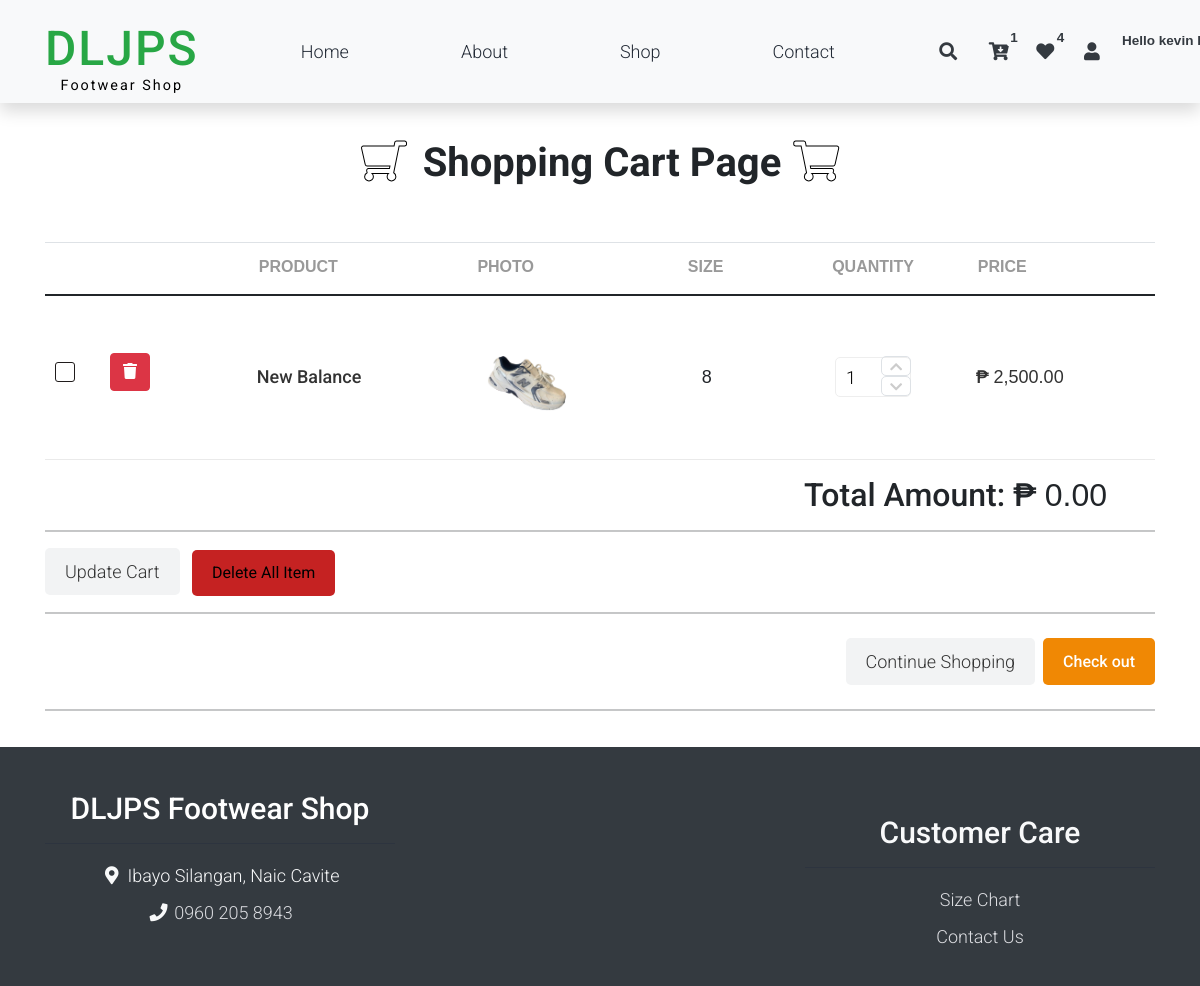
/addToCardPage.php (signed in), run on an earlier commit of the app's database.
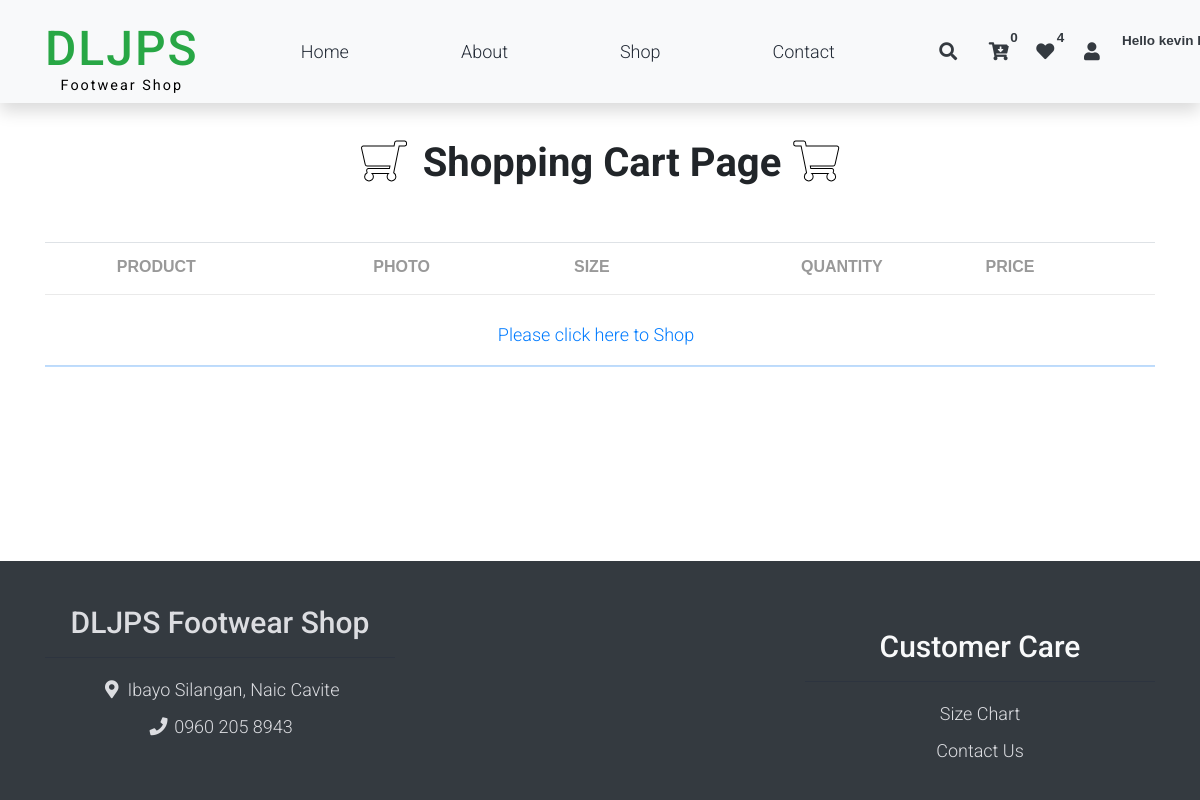
And on a later commit of the database.
### tables this page shows
CREATE TABLE `cart` (
  `id` int(11) NOT NULL,
  `user_id` int(11) NOT NULL,
  `product_id` int(11) NOT NULL,
  `quantity_cart` int(11) NOT NULL DEFAULT 1,
  `size` int(11) NOT NULL
);

CREATE TABLE `shoeproduct` (
  `id` int(11) NOT NULL,
  `product_name` varchar(50) NOT NULL,
  `product_description` text NOT NULL,
  `product_img_name` varchar(255) NOT NULL,
  `brand` mediumint(50) NOT NULL,
  `Category` mediumint(50) NOT NULL,
  `product_color` mediumint(50) NOT NULL,
  `qty` mediumint(100) NOT NULL,
  `price` double NOT NULL,
  `created_at` date NOT NULL DEFAULT current_timestamp()
);

CREATE TABLE `sizes` (
  `id` int(11) NOT NULL,
  `size` int(11) NOT NULL
);

### includes/login_model.inc.php (called while the page is built, shortened)
<?php
function get_user_topbar(object $pdo ,string $user_id){
    $query = "SELECT * FROM users WHERE id = :user_id;";
    $stmt = $pdo->prepare($query);
    $stmt->bindParam(":user_id", $user_id);
    $stmt->execute();
    $result = $stmt->fetch(PDO::FETCH_ASSOC);
    return $result;
}
function get_wishlist_count(object $pdo ,string $user_id){
    $query = "SELECT count(*) as wishcount FROM wishlist WHERE userid = :user_id;";
    $stmt = $pdo->prepare($query);
    $stmt->bindParam(":user_id", $user_id);
    $stmt->execute();
    $result = $stmt->fetch(PDO::FETCH_ASSOC);
    return $result;
}
function get_cart_count(object $pdo ,string $user_id){
    $query = "SELECT count(*) as cartcount FROM cart WHERE user_id = :user_id;";
    $stmt = $pdo->prepare($query);
    $stmt->bindParam(":user_id", $user_id);
    $stmt->execute();
    $result = $stmt->fetch(PDO::FETCH_ASSOC);
    return $result;
}

### includes/cart_model.inc.php (called while the page is built, shortened)
<?php
function get_user_cart(object $pdo ,string $user_id){
    $query = "SELECT *,sizes.id as size_id FROM cart INNER JOIN shoeproduct on cart.product_id = shoeproduct.id right join brand on shoeproduct.brand = brand.id right join category on shoeproduct.Category = category.id right join color on shoeproduct.product_color = color.id right join sizes on cart.size = sizes.size WHERE user_id = :user_id;";
    $stmt = $pdo->prepare($query);
    $stmt->bindParam(":user_id", $user_id);
    $stmt->execute();
    $result = $stmt->fetchAll(PDO::FETCH_ASSOC);
    return $result;
}

### addToCardPage.php (the view, shortened to what the changed rows need)
<?php
    include('includes/header.php');
    include('includes/topbar.php');
    require_once 'includes/dbh.inc.php';
    include('includes/cart_model.inc.php');
    $cartlistresult = get_user_cart($pdo, $_SESSION['user_id']);
?>
<section class="cart_area" id="cartSection">
    <div class="container">
    <div class="row text-center pt-3">
            <div class="col-lg-6 m-auto">
                <h1 class=" bold " ><i class="fa fa-fw fa-shopping-cart border-only-heart mr-1 flip-icon"></i> Shopping Cart Page <i class="fa fa-fw fa-shopping-cart border-only-heart"></i></h1>
            </div>
        </div>
        <br>
    <form action="includes/cart.inc.php" method="POST">
        <div class="cart_inner">
            <div class="table-responsive">
                <table id="cart_tble" class="table">
                    <thead>
                        <tr>
                            <th></th>
                            <th scope="col">Product</th>
                            <th> Photo</th>
                            <th > Size</th>
                            <th style="text-align: center;" >Quantity</th>
                            <th scope="col">Price</th>
                        </tr>
                    </thead>
                    <tbody>
                        <?php foreach ($cartlistresult as $wishlist ){ ?>
                        <tr>
                            <td>
                                <input type="checkbox" name="shoeid[]" class="flat-red wishlist-checkbox" value="<?php echo htmlspecialchars($wishlist['product_id']); ?>">
                                <button type="button" class="delcartbtn btn btn-danger marginleftmore marginbottom " ><i class="fa fa-trash" aria-hidden="true"></i></button>
                            </td>
                            <td>
                                <div class="media">
                                    <div class="media-body">
                                        <h5><?php echo $wishlist['product_name'] ?></h5>
                                    </div>
                                </div>
                            </td>
                            <td>
                                <div class="d-flex">
                                    <img src="assets/shoesphotos/<?php echo $wishlist['product_img_name'] ?>" class="lumalake" alt="Product Image" style="max-width: 100px; border-radius: 10px;">
                                </div>
                            </td>
                            <td > <span class="ml-3"> <?php echo $wishlist['size'] ?></span> </td>
                            <td style="text-align: center;">
                                <div class="product_count mt-4">
                                    <input type="text" name="qty[]" id="sst_<?php echo $wishlist['product_id']; ?>" maxlength="12" value="<?php echo $wishlist['quantity_cart']; ?>" title="Quantity:" class="input-text qty" onchange="update_cart_qty(<?php echo $wishlist['product_id']; ?>, <?php echo $wishlist['user_id']; ?>, <?php echo $wishlist['size']; ?>)">
                                    <div class="arrowsbtn">
                                        <button class="increase increaseqty items-count arrowup border"
                                            type="button"
                                            data-product-id="<?php echo $wishlist['product_id']; ?>"
                                            data-size-id="<?php echo $wishlist['size_id']; ?>">
                                            <i class="fas fa-chevron-up"></i>
                                        </button>
                                        <button class="reduced reducedqty items-count arrowdown border"
                                            type="button"
                                            data-product-id="<?php echo $wishlist['product_id']; ?>"
                                            data-size-id="<?php echo $wishlist['size_id']; ?>">
                                            <i class="fas fa-chevron-down"></i>
                                        </button>
                                    </div>
                                </div>
                            </td>
                            <td>
                                <div class=''>
                                <h5>₱ <span id="total_price_<?php echo $wishlist['product_id']; ?>"><?php echo number_format($wishlist['price']* $wishlist['quantity_cart'], 2); ?></span></h5>
                                </div>
                            </td>
                        </tr>
                        <?php } ?>
                    </tbody>
                </table>
                <?php if(!empty($cartlistresult)){?>
                <div class="my-2 " >
                    <h2 class="mr-5 " style=" text-align: justify; text-align-last: right;" > Total Amount: ₱ <span id="totalAmount"  >0.00</span> </h2>
                </div>
                <?php }else{?>
                    <h2 class="mr-2 " style=" text-align: justify; text-align-last: center;">  <a href="shop.php"> Please click here to Shop </h2>
                   <?php }?>
                <hr>
                <?php if(!empty($cartlistresult)){?>
                <div class="my-2">
                    <a class="gray_btn" href="addToCardPage.php">Update Cart</a>
                    <button type="submit" class="red_btn ml-2" name="delall"> Delete All Item </button>
                </div>
                <hr>
                <div class="d-flex justify-content-end my-4">
                    <a class="gray_btn me-2" href="shop.php">Continue Shopping</a>
                    <button type="button" class="primary-btn addToCartBtn " name="checkout" >Check out</button>
                </div>
                <hr>
                <?php } ?>
            </div>
        </div>
    </div>
</section>
<?php include('includes/footer.php'); ?>

### includes/topbar.php (shortened to what the changed rows need)
<nav class="navbar navbar-expand-lg navbar-light shadow">
        <div class="container d-flex justify-content-between align-items-center">
            <div class="align-self-center collapse navbar-collapse flex-fill  d-lg-flex justify-content-lg-between" id="templatemo_main_nav">
                <div class="navbar align-self-center d-flex">
                    <?php
                    if(!isset($_SESSION['user_id'])){
                        ?>
                        <a class="nav-icon position-relative text-decoration-none" href="addToCardPage.php">
                        <i class="fa fa-fw fa-cart-arrow-down text-dark mr-1"></i>
                        <span class="position-absolute top-0 left-100 translate-middle badge rounded-pill bg-light text-dark">0</span>
                    </a>
                        <a class="nav-icon position-relative text-decoration-none" href="wishlist.php">
                        <i class="fa fa-fw fa-heart text-dark mr-1"></i>
                        <span class="position-absolute top-0 left-100 translate-middle badge rounded-pill bg-light text-dark">0</span>
                    </a>
                        <a class="nav-icon position-relative text-decoration-none" href="loginPage.php">
                        <i class="fa fa-fw fa-user text-dark mr-3"></i>
                        <span class="position-absolute top-0 left-100 translate-middle badge rounded-pill bg-light text-dark  " style="margin-left: 20px;">Login Here!</span>
                    </a>
                    <?php
                    }else{
                        require_once 'dbh.inc.php';
                        include_once 'includes/login_model.inc.php';
                        $result = get_user_topbar($pdo, $_SESSION['user_id']);
                        $cartcount = get_cart_count($pdo, $_SESSION['user_id']);
                        $wishcount = get_wishlist_count($pdo, $_SESSION['user_id']);
                        ?>
                        <a class="nav-icon position-relative text-decoration-none" href="addToCardPage.php">
                            <i class="fa fa-fw fa-cart-arrow-down text-dark mr-1"></i>
                            <span class="position-absolute top-0 left-100 translate-middle badge rounded-pill bg-light text-dark"><?php echo $cartcount['cartcount'] ?></span>
                        </a>
                        <a class="nav-icon position-relative text-decoration-none" href="wishlist.php">
                        <i class="fa fa-fw fa-heart text-dark mr-1"></i>
                        <span class="position-absolute top-0 left-100 translate-middle badge rounded-pill bg-light text-dark"> <?php echo $wishcount['wishcount'] ?> </span>
                        </a>
                        <div class="nav-item dropdown">
                            <a class="nav-icon position-relative text-decoration-none" href="#" id="userDropdown" role="button" data-bs-toggle="dropdown" aria-haspopup="true" aria-expanded="false">
                                <i class="fa fa-fw fa-user text-dark mr-3"></i>
                                <span class="position-absolute top-0 left-100 translate-middle badge rounded-pill bg-light text-dark" style="margin-left: 50px;"><?php echo 'Hello ' .$result['first_name'] .' '. $result['last_name'] ?> </span>
                            </a>
                        </div>
                    <?php
                    }
                    ?>
                </div>
            </div>
        </div>
    </nav>

### includes/footer.php (shortened to what the changed rows need)
<footer class="bg-dark" id="tempaltemo_footer">
        <div class="container">
            <div class="row">
                <div class="col-md-4 pt-4">
                    <h2 class="h2 border-bottom pb-3 border-light logo margin-top-footer">DLJPS Footwear Shop </h2>
                    <ul class="list-unstyled text-light footer-link-list">
                        <li>
                            <i class="fas fa-map-marker-alt fa-fw"></i>
                           Ibayo Silangan, Naic Cavite
                        </li>
                        <li>
                            <i class="fa fa-phone fa-fw"></i>
                            <a class="text-decoration-none" href="tel:
0960 205 8943">
                            0960 205 8943</a>
                        </li>
                    </ul>
                </div>
                <div class="col-md-4 pt-5">
                    <h2 class="h2 text-light border-bottom pb-3 border-light margin-top-footer-customercare">Customer Care</h2>
                </div>
            </div>
    </footer>
    <link href="https://stackpath.bootstrapcdn.com/bootstrap/4.5.2/css/bootstrap.min.css" rel="stylesheet">
</body>
</html>

What changed in the data, as far as the page shows it:
removed cart: shoeproduct.product_name "New Balance", shoeproduct.product_img_name (picture), sizes.size "8", quantity_cart "1", $wishlist['price']*$wishlist['quantity_cart'] "2,500.00"
Also different on the page:
$cartcount['cartcount']: "1" → "0"
text no longer shown: "Total Amount: ₱ 0.00 Update Cart Delete All Item Continue Shopping Check out"
text now shown: "Please click here to Shop"
